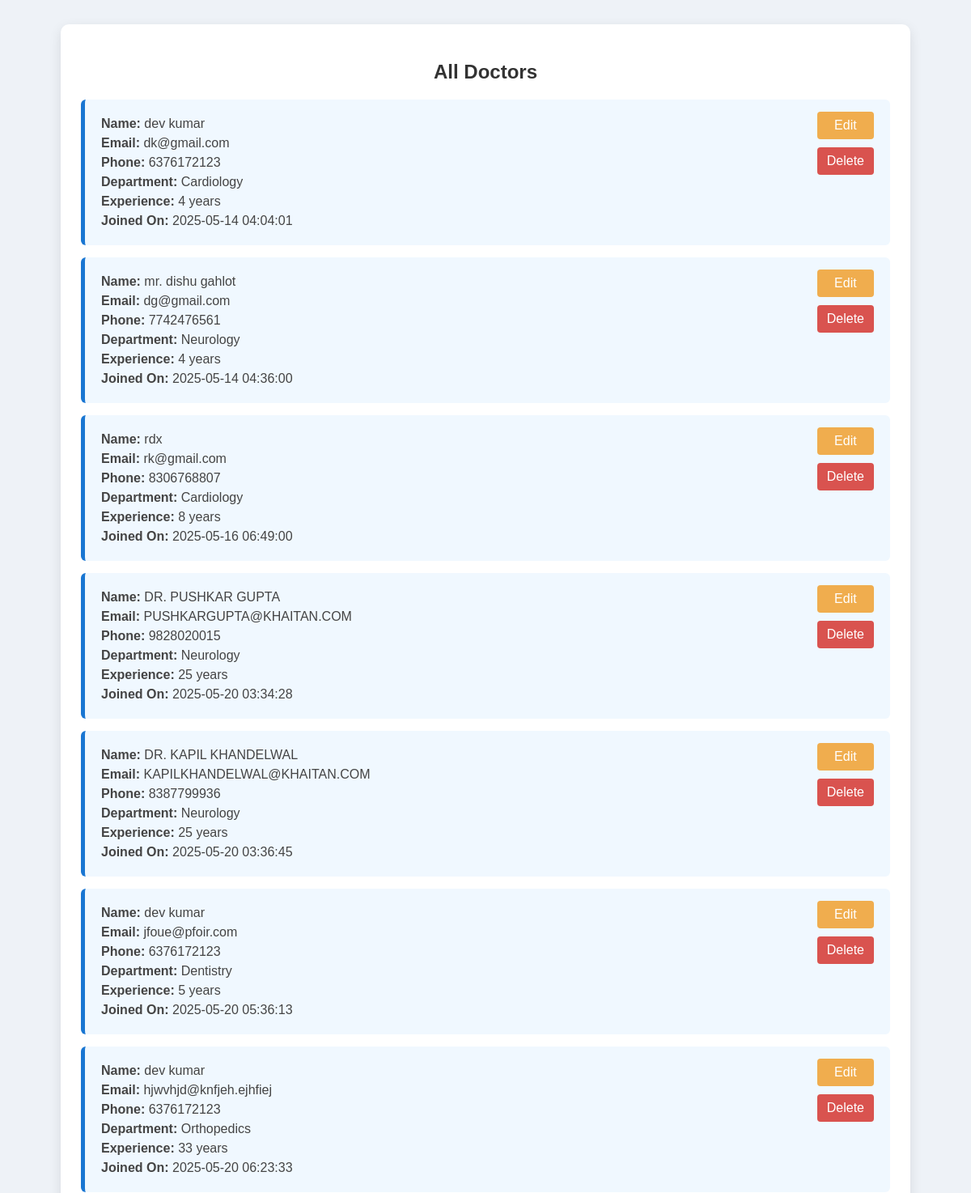
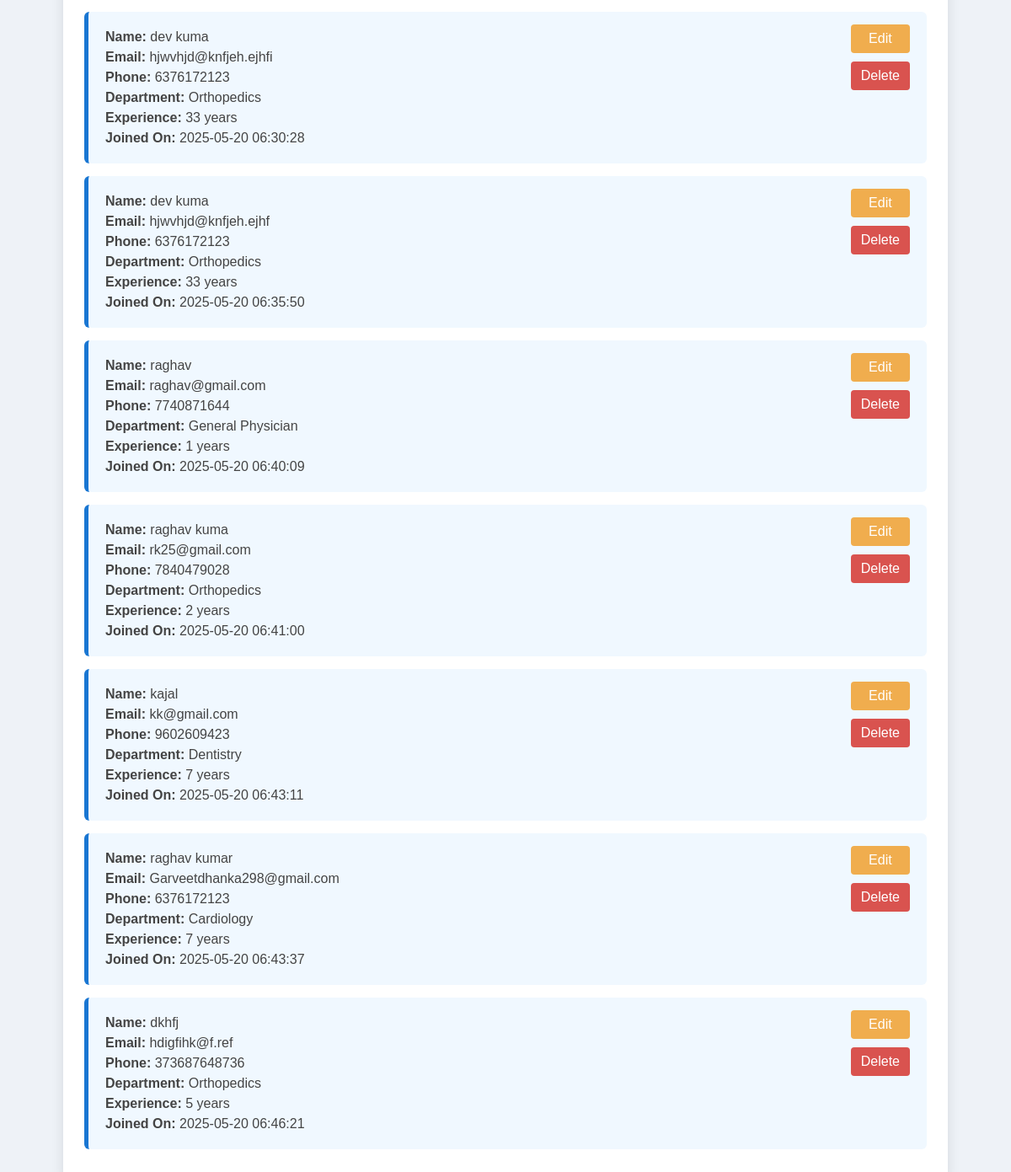
The app's page /viewdoctor.php with its own data (2 pictures, top to bottom).
### tables this page shows
CREATE TABLE `doctors` (
  `id` int(11) NOT NULL,
  `doctor_name` varchar(255) NOT NULL,
  `email` varchar(255) NOT NULL,
  `phone` varchar(15) NOT NULL,
  `department` varchar(255) DEFAULT NULL,
  `experience` int(11) NOT NULL,
  `created_at` timestamp NOT NULL DEFAULT current_timestamp()
);

### viewdoctor.php (the view, shortened to what this page needs)
<?php
include('config.php');
$sql = "SELECT * FROM doctors";
$result = mysqli_query($conn, $sql);
?>
<!DOCTYPE html>
<html lang="en">
<head>
</head>
<body>
<div class="container">
    <h2>All Doctors</h2>
    <?php
    if (mysqli_num_rows($result) > 0) {
        while ($row = mysqli_fetch_assoc($result)) {
            echo '<div class="doctor-card">
                    <div class="doctor-info">
                        <p><strong>Name:</strong> ' . htmlspecialchars($row['doctor_name']) . '</p>
                        <p><strong>Email:</strong> ' . htmlspecialchars($row['email']) . '</p>
                        <p><strong>Phone:</strong> ' . htmlspecialchars($row['phone']) . '</p>
                        <p><strong>Department:</strong> ' . htmlspecialchars($row['department']) . '</p>
                        <p><strong>Experience:</strong> ' . htmlspecialchars($row['experience']) . ' years</p>
                        <p><strong>Joined On:</strong> ' . htmlspecialchars($row['created_at']) . '</p>
                    </div>
                    <div class="actions">
                        <a class="btn btn-edit" href="edit_doctor.php?id=' . $row['id'] . '">Edit</a>
                        <a class="btn btn-delete" href="delete_doctor.php?id=' . $row['id'] . '" onclick="return confirm(\'Are you sure you want to delete this doctor?\')">Delete</a>
                    </div>
                  </div>';
        }
    } else {
        echo "<p>No doctors found in the database.</p>";
    }
    ?>
</div>
</body>
</html>

### viewdoctor.php (style rules this page uses)
body { font-family: Arial, sans-serif; background-color: #eef2f7; margin: 0; padding: 0; }
.container { width: 90%; max-width: 1000px; margin: 30px auto; background-color: #fff; padding: 25px; border-radius: 10px; box-shadow: 0 5px 15px rgba(0,0,0,0.1); }
h2 { text-align: center; color: #333; }
.doctor-card { display: flex; justify-content: space-between; background: #f0f8ff; padding: 15px 20px; margin: 15px 0; border-left: 5px solid #1976d2; border-radius: 6px; }
.doctor-info p { margin: 6px 0; color: #444; }
.actions { display: flex; flex-direction: column; gap: 10px; }
.btn { padding: 8px 12px; border: none; border-radius: 4px; color: white; cursor: pointer; text-decoration: none; text-align: center; }
.btn-edit { background-color: #f0ad4e; }
.btn-delete { background-color: #d9534f; }

### records on screen
doctors: doctor_name "dev kumar", email "dk@gmail.com", phone "6376172123", department "Cardiology", experience "4", created_at "2025-05-14 04:04:01"
doctors: doctor_name "mr. dishu gahlot", email "dg@gmail.com", phone "7742476561", department "Neurology", experience "4", created_at "2025-05-14 04:36:00"
doctors: doctor_name "rdx", email "rk@gmail.com", phone "8306768807", department "Cardiology", experience "8", created_at "2025-05-16 06:49:00"
doctors: doctor_name "DR. PUSHKAR GUPTA", email "PUSHKARGUPTA@KHAITAN.COM", phone "9828020015", department "Neurology", experience "25", created_at "2025-05-20 03:34:28"
doctors: doctor_name "DR. KAPIL KHANDELWAL", email "KAPILKHANDELWAL@KHAITAN.COM", phone "8387799936", department "Neurology", experience "25", created_at "2025-05-20 03:36:45"
doctors: doctor_name "dev kumar", email "jfoue@pfoir.com", phone "6376172123", department "Dentistry", experience "5", created_at "2025-05-20 05:36:13"
doctors: doctor_name "dev kumar", email "hjwvhjd@knfjeh.ejhfiej", phone "6376172123", department "Orthopedics", experience "33", created_at "2025-05-20 06:23:33"
doctors: doctor_name "dev kuma", email "hjwvhjd@knfjeh.ejhfi", phone "6376172123", department "Orthopedics", experience "33", created_at "2025-05-20 06:30:28"
doctors: doctor_name "dev kuma", email "hjwvhjd@knfjeh.ejhf", phone "6376172123", department "Orthopedics", experience "33", created_at "2025-05-20 06:35:50"
doctors: doctor_name "raghav", email "raghav@gmail.com", phone "7740871644", department "General Physician", experience "1", created_at "2025-05-20 06:40:09"
doctors: doctor_name "raghav kuma", email "rk25@gmail.com", phone "7840479028", department "Orthopedics", experience "2", created_at "2025-05-20 06:41:00"
doctors: doctor_name "kajal", email "kk@gmail.com", phone "9602609423", department "Dentistry", experience "7", created_at "2025-05-20 06:43:11"
doctors: doctor_name "raghav kumar", email "Garveetdhanka298@gmail.com", phone "6376172123", department "Cardiology", experience "7", created_at "2025-05-20 06:43:37"
doctors: doctor_name "dkhfj", email "hdigfihk@f.ref", phone "373687648736", department "Orthopedics", experience "5", created_at "2025-05-20 06:46:21"
